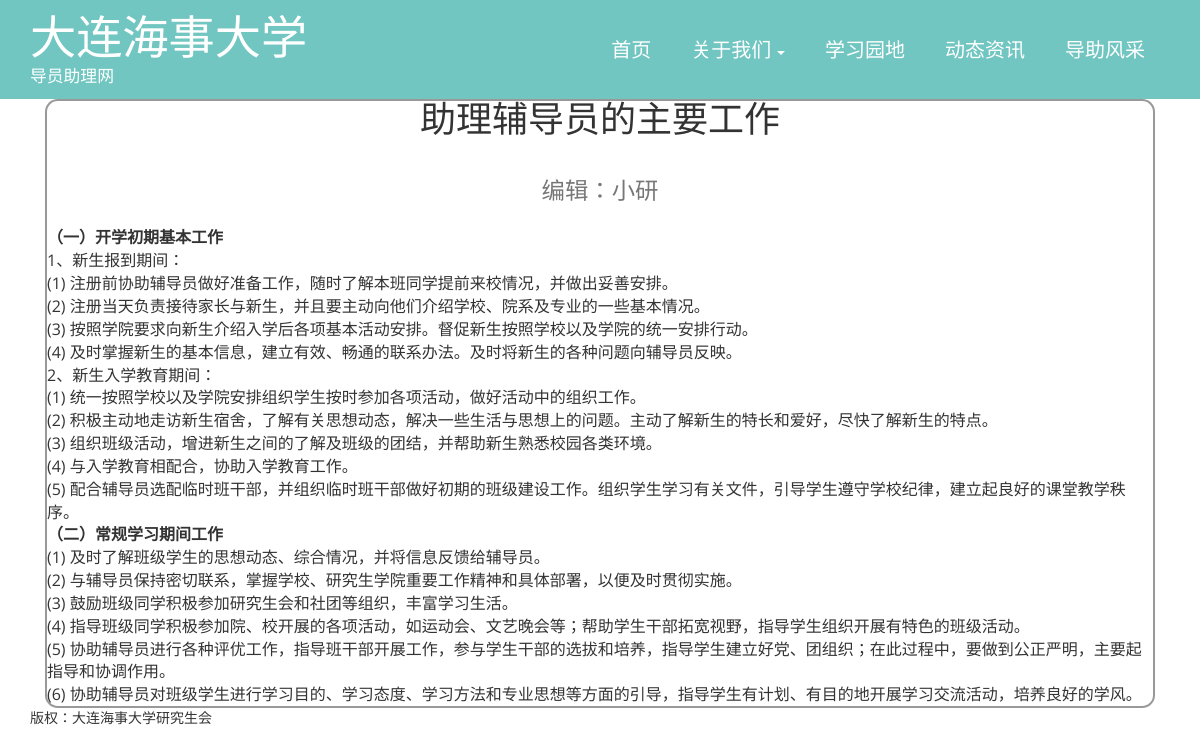
The app's page /home/detail.php?id=5 with its own data.
### tables this page shows
CREATE TABLE `news` (
  `id` int(10) unsigned NOT NULL AUTO_INCREMENT,
  `title` varchar(50) NOT NULL,
  `content` text NOT NULL,
  `shelf` tinyint(4) NOT NULL,
  `newsclassId` int(11) NOT NULL,
  `abstract` varchar(200) DEFAULT NULL,
  `imgsrc` varchar(100) DEFAULT NULL,
  `regtime` int(11) NOT NULL,
  PRIMARY KEY (`id`)
);

### home/detail.php (the view, shortened to what this page needs)
<?php
	include 'common/config.inc.php';
?>
<html>
<head>
<link href="css/bootstrap.min.css" rel="stylesheet" type="text/css">
<link href="css/style.css" rel="stylesheet" type="text/css"/>
<link rel="stylesheet" type="text/css" href="css/mycss.css">
</head>
<body>
		<div class="header" id="home">
			<nav class="navbar navbar-default">
				<div class="container">
					<div class="navbar-header">
					<a class="navbar-brand" href="index.html"><h1>大连海事大学</h1><br /><span>导员助理网</span></a>
					</div>
						<div class="collapse navbar-collapse" id="bs-example-navbar-collapse-1">
							<ul class="nav navbar-nav navbar-right margin-top cl-effect-2">
								<li><a href="index.php"><span data-hover="首页">首页</span></a></li>
								<li class="dropdown">
									<a href="#" class="dropdown-toggle" data-toggle="dropdown" role="button" aria-haspopup="true" aria-expanded="false"><span data-hover="关于我们">关于我们</span> <span class="caret"></span></a>
								</li>
								<li><a href="study.php"><span data-hover="学习园地">学习园地</span></a></li>
								<li><a href="activitys.php"><span data-hover="动态资讯">动态资讯</span></a></li>
								<li><a href="gallery.html"><span data-hover="导助风采">导助风采</span></a></li>
							</ul>
							<div class="clearfix"></div>
						</div>
				</div>
			</nav>
	<div class="content">
		<div class="container">
			<div class="mynewsdetail">
				<div class="mynewsdetailborder">
				    <?php
				        $id = $_GET['id'];
				    	$sql="select * from news where news.id = $id";
				    	$rst = $pdo->query($sql);
				    	$row = $rst->fetch();
				    	echo "<h1><center>$row[title] </center><br><center><small>编辑：小研</small></center></h1>";
				    	echo "<p class ='article'>&nbsp;&nbsp;$row[content]</p>";
				      ?>
				</div>
			</div>
		</div>
	</div>
		<div class="footer-section">
			<div class="container">
				<div class="footer-top">
					<p>版权：大连海事大学研究生会 </p>
				</div>
			</div>
		</div>
</body>
</html>

### home/css/style.css (style rules this page uses)
h4, h5, h6, h1, h2, h3 { margin: 0; }
ul, ol { margin: 0; }
p { margin: 0; }
body { font-family: 'Open Sans', sans-serif; margin:0; padding:0; }
h1,h2,h3,h4,h5,h6 { font-family: 'Pompiere-Regular'; }
p,a,span,i { font-family: 'Open Sans', sans-serif; transition: 0.5s all ease; -webkit-transition: 0.5s all ease; -moz-transition: 0.5s all ease; -o-transition: 0.5s all ease; -ms-transition: 0.5s all ease; }
.navbar-default { background-color: #71c6c1; border: none; padding: 1em 0em 2.5em; margin: 0; border-radius: 0; }
.navbar-header a.navbar-brand { color: #fff; font-size: 3em; font-weight: 100; margin-bottom: 0; }
a.navbar-brand h1 { font-size: 1.1em; padding-bottom: 0; }
a.navbar-brand span { font-size: .4em; padding-top: 0px; display: block; font-weight: 400; }
.navbar-nav>li>a { padding-top: 26px !important; padding-bottom: 0 !important; transition: 0.5s all ease; -webkit-transition: 0.5s all ease; -moz-transition: 0.5s all ease; -o-transition: 0.5s all ease; -ms-transition: 0.5s all ease; }
.navbar-brand { padding: 0px 15px !important; line-height: 7px !important; transition: 0.5s all ease; -webkit-transition: 0.5s all ease; -moz-transition: 0.5s all ease; -o-transition: 0.5s all ease; -ms-transition: 0.5s all ease; }
ul.nav.navbar-nav.navbar-right.margin-top { margin-top: 0px; padding:0; }
ul.nav.navbar-nav.navbar-right.margin-top li { margin:0px 10px 0px 0px; padding:0px 0px 0px 0px; }
.cl-effect-2 a { -webkit-perspective: 1000px; -moz-perspective: 1000px; perspective: 1000px; transition: 0.5s all ease; -webkit-transition: 0.5s all ease; -moz-transition: 0.5s all ease; -o-transition: 0.5s all ease; -ms-transition: 0.5s all ease; }
.cl-effect-2 a span { font-family: 'Pompiere-Regular'; position: relative; display: inline-block; padding: 0; font-size: 20px; font-weight: 300; background: none !important; -webkit-transform-origin: 50% 0; -moz-transform-origin: 50% 0; transform-origin: 50% 0; -webkit-transform-style: preserve-3d; -moz-transform-style: preserve-3d; transform-style: preserve-3d; color: #fff; transition: 0.5s all ease; -webkit-transition: 0.5s all ease; -moz-transition: 0.5s all ease; -o-transition: 0.5s all ease; -ms-transition: 0.5s all ease; }
.cl-effect-2 a span::before { position: absolute; top: 100%; left: 0; width: 100%; height: 100%; font-size: 20px; font-weight: 600; color: #5482ab !important; padding: 0; z-index:999; background: none; content: attr(data-hover); -webkit-transition: background 0.3s; -moz-transition: background 0.3s; transition: background 0.3s; -webkit-transform: rotateX(-90deg); -ms-transform: rotateX(-90deg); -o-transform: rotateX(-90deg); -moz-transform: rotateX(-90deg); transform: rotateX(-90deg); -webkit-transform-origin: 50% 0; -o-transform-origin: 50% 0; -ms-transform-origin: 50% 0; -moz-transform-origin: 50% 0; transform-origin: 50% 0; transition: 0.5s all ease; -webkit-transition: 0.5s all ease; -moz-transition: 0.5s all ease; -o-transition: 0.5s all ease; -ms-transition: 0.5s all ease; }
*, *:after, *::before { -webkit-box-sizing: border-box; -moz-box-sizing: border-box; box-sizing: border-box; }

### home/css/mycss.css (style rules this page uses)
.mynewsdetail { width: 100%; padding-right: 15px; padding-left: 15px; margin-right: auto; margin-left: auto; word-break:break-all; overflow:auto; }
.mynewsdetailborder { border: 2px solid rgb(153, 153, 153); border-top-left-radius: 0.8em; border-top-right-radius: 0.8em; border-bottom-right-radius: 0.8em; border-bottom-left-radius: 0.8em; font-family: inherit; font-weight: inherit; font-size: 16px; }

### records on screen
news: title "助理辅导员的主要工作", content "（一）开学初期基本工作 1、新生报到期间： (1) 注册前协助辅导员做好准备工作，随时了解本班同学提前来校情况，并做出妥善安排。 (2) 注册当天负责接待家长与新生，并且要主动向他们介绍学校、院系及专业的一些基本情况。 (3) 按照学院要求向新生介绍入学后各项基本活动安排。督促新生按照学校以及学院的统一安排行动。 (4) 及时掌握新生的基本信息，建立有效、畅通的联系办法。及时将新生的各种问题向辅导员反映。 2、新生入学教育期间： (1) 统一按照学校以及学院安排组织学生按时参加各项活动，做好活动中的组织工作。 (2) 积极主动地走访新生宿舍，了解有关思想动态，解决一些生活与思想上的问题。主动了解新生的特长和爱好，尽快了解新生的特点。 (3) 组织班级活动，增进新生之间的了解及班级的团结，并帮助新生熟悉校园各类环境。 (4) 与入学教育相配合，协助入学教育工作。 (5) 配合辅导员选配临时班干部，并组织临时班干部做好初期的班级建设工作。组织学生学习有关文件，引导学生遵守学校纪律，建立起良好的课堂教学秩序。 （二）常规学习期间工作 (1) 及时了解班级学生的思想动态、综合情况，并将信息反馈给辅导员。 (2) 与辅导员保持密切联系，掌握学校、研究生学院重要工作精神和具体部署，以便及时贯彻实施。 (3) 鼓励班级同学积极参加研究生会和社团等组织，丰富学习生活。 (4) 指导班级同学积极参加院、校开展的各项活动，如运动会、文艺晚会等；帮助学生干部拓宽视野，指导学生组织开展有特色的班级活动。 (5)…"
